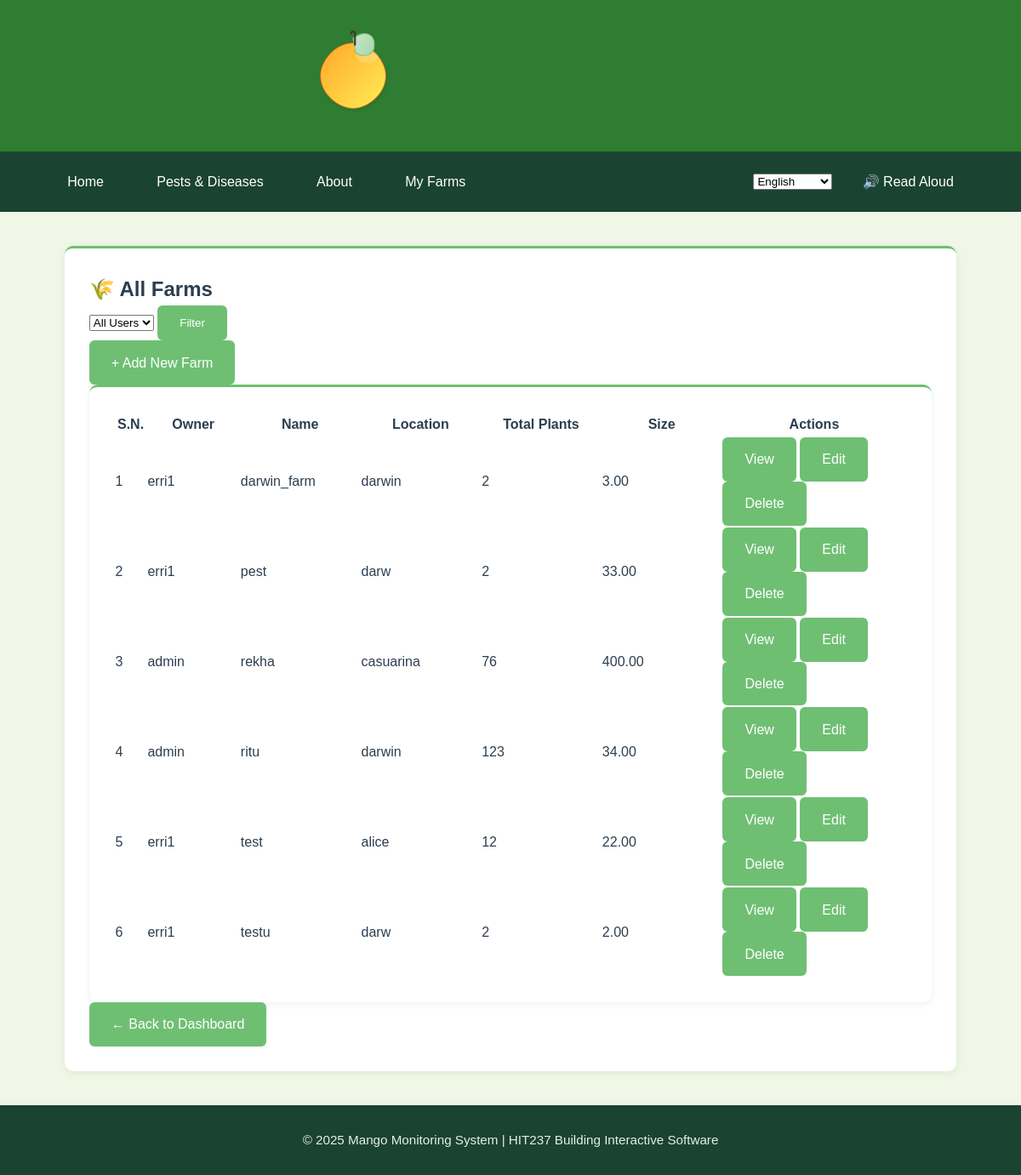
/myfarms/manage-farms/ (signed in), run on an earlier commit of the app's database.
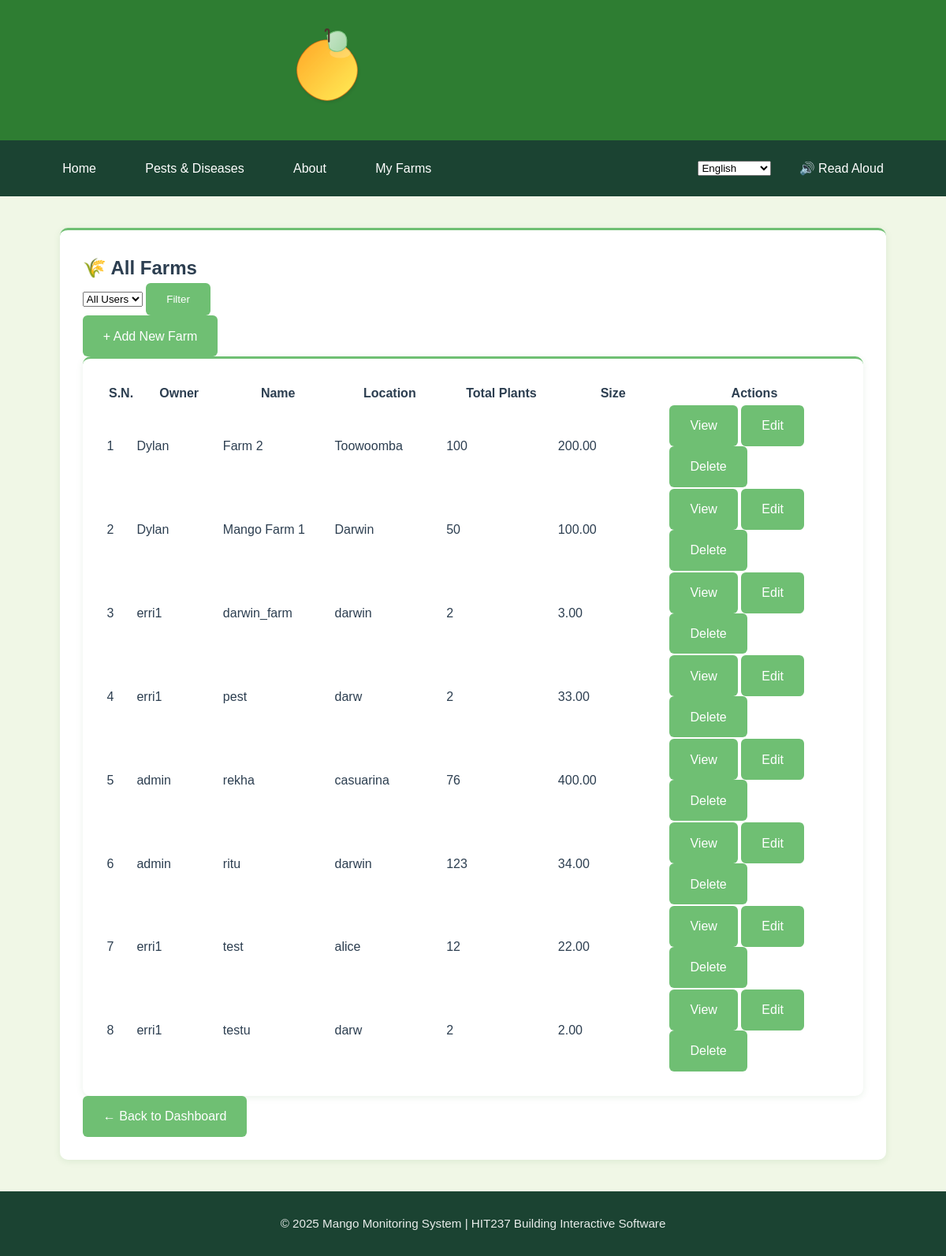
And on a later commit of the database.
### App2/models.py (models this page shows, shortened)
class Farm(models.Model):
    name = models.CharField(max_length=100)
    location = models.CharField(max_length=150)
    owner = models.ForeignKey(User, on_delete=models.CASCADE, related_name="farms")
    total_plants = models.IntegerField(validators=[MinValueValidator(1)], help_text="Total number of mango plants on the property")
    farm_size = models.DecimalField(max_digits=10, decimal_places=2, help_text="Farm size in hectares")
    stocking_rate = models.DecimalField(max_digits=10, decimal_places=2, help_text="Plants per hectare", editable=False)
    created_at = models.DateTimeField(auto_now_add=True)
    updated_at = models.DateTimeField(auto_now=True)
    class Meta:
        ordering = ['name']

### App2/views.py (the view)
# urls.py: path('manage-farms/', views.farm_list, name='farm-list'),
@login_required
def farm_list(request):
    if request.user.is_superuser:
        user_filter = request.GET.get('user_filter', 'all')
        if user_filter != 'all':
            try:
                user_id = int(user_filter)
                farms = Farm.objects.filter(owner_id=user_id)
            except (ValueError, TypeError):
                farms = Farm.objects.all()
        else:
            farms = Farm.objects.all()
        context = {
            'farms': farms,
            'users': User.objects.all(),
            'current_user_filter': user_filter,
            'is_superuser': True
        }
    else:
        farms = Farm.objects.filter(owner=request.user)
        context = {
            'farms': farms,
            'is_superuser': False
        }
    return render(request, 'App2/farm_list.html', context)

### App2/templates/App2/farm_list.html (shortened to what this page needs)
{% extends 'app2/base.html' %}
{% block content %}
<div class="card shadow-sm p-3">
<div class="container mt-4">
  <div class="d-flex justify-content-between align-items-center mb-3">
    <h2 class="mb-0">{% if is_superuser %}🌾 All Farms{% else %}🌾 My Farms{% endif %}</h2>
    <div class="d-flex">
      {% if is_superuser %}
        <form method="get" class="d-flex me-2">
          <select name="user_filter" class="form-select me-2">
            <option value="all" {% if current_user_filter == 'all' %}selected{% endif %}>All Users</option>
          </select>
          <button type="submit" class="btn btn-primary me-2">Filter</button>
        </form>
      {% endif %}
      <a href="{% url 'App2:farm-create' %}" class="btn btn-success">+ Add New Farm</a>
    </div>
 </div>
  </div>
  <div class="card shadow-sm p-3">
    <div class="table-responsive">
        <table class="table table-hover table-bordered farm-table text-center align-middle">        <thead class="table-success">
          <tr>
            <th style="width: 3%;">S.N.</th>
            {% if is_superuser %}<th style="width: 10%;">Owner</th>{% endif %}
            <th style="width: 13%;">Name</th>
            <th style="width: 13%;">Location</th>
            <th style="width: 13%;">Total Plants</th>
            <th style="width: 13%;">Size</th>
            <th style="width: 20%;">Actions</th>
          </tr>
        </thead>
        <tbody>
          {% for farm in farms %}
          <tr>
            <td class="text-center" >{{ forloop.counter }}</td>
            {% if is_superuser %}<td class="text-center">{{ farm.owner.username }}</td>{% endif %}
            <td class="text-center">{{ farm.name }}</td>
            <td class="text-center">{{ farm.location }}</td>
            <td class="text-center">{{ farm.total_plants }}</td>
            <td class="text-center">{{ farm.farm_size }}</td>
            <td>
              <div class="d-flex justify-content-center gap-2 flex-wrap">
                <a href="{% url 'App2:farm-detail' farm.pk %}" class="btn btn-sm btn-outline-primary">View</a>
                <a href="{% url 'App2:farm-update' farm.pk %}" class="btn btn-sm btn-outline-warning">Edit</a>
                <a href="{% url 'App2:farm-delete' farm.pk %}" class="btn btn-sm btn-outline-danger">Delete</a>
              </div>
            </td>
          </tr>
          {% endfor %}
        </tbody>
      </table>
    </div>
  </div>
  <div class="text-end mt-3">
    <a href="{% url 'App2:profile' %}" class="btn btn-outline-secondary">← Back to Dashboard</a>
  </div>
</div>
{% endblock %}

### App2/templates/App2/base.html (shortened to what this page needs)
{% extends 'App1/base.html' %}
{% load static %}

### App1/templates/App1/base.html (shortened to what this page needs)
<!DOCTYPE html>
<html lang="en">
<head>
    {% load static %}
    <link rel="stylesheet" href="{% static 'css/base.css' %}">
</head>
<body>
    <header>
        <div class="header-container">
            <a href="{% url 'App1:index' %}" class="logo-container">
                <img src="{% static 'images/mango-logo.svg' %}"
                     alt="Mango Monitoring Logo"
                     class="site-logo">
            </a>
            <h1 class="site-title">Mango Monitoring System</h1>
        </div>
    </header>
    <nav aria-label="Main navigation">
        <div class="nav-container" style="display: flex; justify-content: space-between; align-items: center;">
            <ul style="display: flex; gap: 1.5rem; list-style: none; margin: 0; padding: 0;">
                <li><a href="{% url 'App1:index' %}"
                       class="{% if request.resolver_match.url_name == 'index' %}active{% endif %}"
                       aria-current="{% if request.resolver_match.url_name == 'index' %}page{% endif %}">
                       Home
                </a></li>
                <li><a href="{% url 'App1:projectlist' %}"
                       class="{% if request.resolver_match.url_name == 'projectlist' %}active{% endif %}"
                       aria-current="{% if request.resolver_match.url_name == 'projectlist' %}page{% endif %}">
                       Pests & Diseases
                </a></li>
                <li><a href="{% url 'App1:about' %}"
                       class="{% if request.resolver_match.url_name == 'about' %}active{% endif %}"
                       aria-current="{% if request.resolver_match.url_name == 'about' %}page{% endif %}">
                       About
                </a></li>
                <li><a href="{% url 'App2:login' %}"
                       class="{% if request.resolver_match.url_name == 'login' %}active{% endif %}"
                       aria-current="{% if request.resolver_match.url_name == 'login' %}page{% endif %}">
                       My Farms
                </a></li>
            </ul>
    <div id="tts-container" style="display: flex; align-items: center; gap: 1rem;">
        <select id="language-selector">
            <option value="en-US" selected>English</option>
        </select>
        <a href="#" id="tts-button" class="nav-link-button">🔊 Read Aloud</a>
    </div>
    </div>
    </nav>
    <main id="main-content">
        {% block content %}{% endblock %}
    </main>
    <footer>
        <div>
            <p>&copy; 2025 Mango Monitoring System | HIT237 Building Interactive Software</p>
        </div>
    </footer>
</body>
</html>

### App1/static/css/base.css (style rules this page uses)
:root { --primary-green: #2E7D32; --secondary-green: #6FBF73; --accent-green: #A2C523; --light-bg: #F0F7E6; --card-bg: #FFFFFF; --text-dark: #2C3E50; --text-light: #5D6D7E; --shadow-sm: 0 2px 8px rgba(46, 125, 50, 0.1); --shadow-md: 0 4px 12px rgba(46, 125, 50, 0.15); --border-color: #dcdcdc; }
* { margin: 0; padding: 0; box-sizing: border-box; font-family: 'Poppins', sans-serif; }
body { min-height: 100vh; display: flex; flex-direction: column; background-color: var(--light-bg); color: var(--text-dark); line-height: 1.6; }
header { background-color: var(--primary-green); padding: 1.2rem 0; box-shadow: var(--shadow-sm); display:flex; justify-content: center ; }
.header-container { width: 90%; max-width: 1200px; margin: 0 auto; display: flex; justify-content: center; align-items: center; flex-wrap: wrap; }
.logo-container { display: flex; align-items: center; gap: 15px; }
.site-logo { height: 110px; width: auto; transition: transform 0.4s cubic-bezier(0.25, 1, 0.5, 1); }
.header-container { display: flex; align-items: center; padding: 15px 0; }
.site-title { font-size: 1.8rem; background: linear-gradient(white); -webkit-background-clip: text; background-clip: text; color: transparent; margin-left: 10px; }
nav { background-color: #1B4332; position: sticky; top: 0; z-index: 100; }
.nav-container { width: 90%; max-width: 1200px; margin: 0 auto; padding: 0.8rem 0; display: flex; justify-content: center; }
nav ul { display: flex; list-style: none; gap: 1.5rem; }
nav a { color: white; text-decoration: none; font-weight: 500; padding: 0.6rem 1.2rem; border-radius: 4px; transition: all 0.3s ease; display: inline-block; }
main { flex: 1; width: 90%; max-width: 1200px; margin: 2.5rem auto; padding: 0 1rem; }
.card { background: var(--card-bg); border-radius: 10px; box-shadow: var(--shadow-sm); padding: 1.8rem; transition: all 0.3s ease; border-top: 3px solid var(--secondary-green); }
.btn { display: inline-flex; align-items: center; gap: 0.5rem; padding: 0.7rem 1.5rem; background-color: var(--secondary-green); color: white; border-radius: 6px; text-decoration: none; font-weight: 500; transition: all 0.3s ease; border: 2px solid transparent; }
footer { background-color: #1B4332; color: white; padding: 1.8rem 0; margin-top: auto; text-align: center; }
footer p { font-size: 0.95rem; opacity: 0.9; }

What changed in the data, as far as the page shows it:
added Farm: owner.username "Dylan", name "Farm 2", location "Toowoomba", total_plants "100", farm_size "200.00"
added Farm: owner.username "Dylan", name "Mango Farm 1", location "Darwin", total_plants "50", farm_size "100.00"
